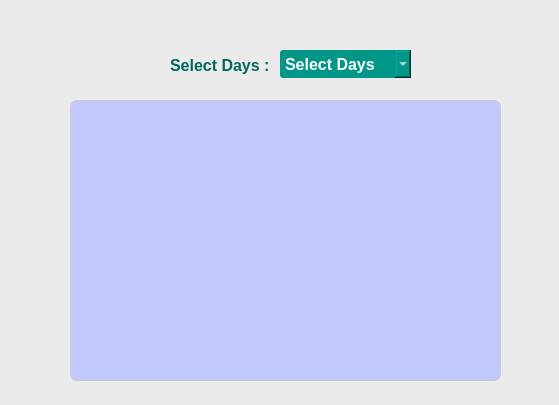
<?xml version="1.0" encoding="UTF-8"?>
<ui version="4.0">
 <class>ExpiryDashboard</class>
 <widget class="QDialog" name="ExpiryDashboard">
  <property name="windowModality">
   <enum>Qt::ApplicationModal</enum>
  </property>
  <property name="geometry">
   <rect>
    <x>0</x>
    <y>0</y>
    <width>559</width>
    <height>405</height>
   </rect>
  </property>
  <property name="windowTitle">
   <string>ExpiryDashboard </string>
  </property>
  <property name="styleSheet">
   <string notr="true">

QWidget {
    background-color: rgb(235, 235, 235); 
    color: #333; 
}


QHeaderView {
    background-color: #009688; 
    color: #ffffff; 
}

</string>
  </property>
  <widget class="QComboBox" name="daySelectionBT">
   <property name="geometry">
    <rect>
     <x>280</x>
     <y>50</y>
     <width>131</width>
     <height>28</height>
    </rect>
   </property>
   <property name="font">
    <font>
     <pointsize>-1</pointsize>
     <bold>true</bold>
    </font>
   </property>
   <property name="mouseTracking">
    <bool>true</bool>
   </property>
   <property name="styleSheet">
    <string notr="true">
QComboBox {
    background-color: #009688; 
    color: #ffffff; 
    border: none; 
    border-radius: 3px; 
    padding: 5px; 
    font-size: 16px; 
}</string>
   </property>
   <property name="currentText">
    <string/>
   </property>
   <property name="placeholderText">
    <string>Select Days</string>
   </property>
   <item>
    <property name="text">
     <string>7</string>
    </property>
   </item>
   <item>
    <property name="text">
     <string>15</string>
    </property>
   </item>
  </widget>
  <widget class="QLabel" name="label">
   <property name="geometry">
    <rect>
     <x>170</x>
     <y>50</y>
     <width>101</width>
     <height>31</height>
    </rect>
   </property>
   <property name="font">
    <font>
     <pointsize>-1</pointsize>
     <bold>true</bold>
    </font>
   </property>
   <property name="styleSheet">
    <string notr="true">QLabel{
 	color:rgb(0, 104, 94);
	font-size:16px;
}</string>
   </property>
   <property name="text">
    <string>Select Days :</string>
   </property>
  </widget>
  <widget class="QListView" name="showResult">
   <property name="geometry">
    <rect>
     <x>70</x>
     <y>100</y>
     <width>431</width>
     <height>281</height>
    </rect>
   </property>
   <property name="font">
    <font>
     <pointsize>-1</pointsize>
     <bold>true</bold>
    </font>
   </property>
   <property name="styleSheet">
    <string notr="true">QListView {
    background-color:rgb(193, 201, 255); 
    border: 1px solid #ccc; 
    border-radius: 7px;	
 font-size: 14px;                /* Font size */
    color: #333333; 
}


QScrollBar:vertical {
    border: 1px solid #ccc; 
    background: #f4f4f4;
    width: 12px; 
}

QScrollBar::handle:vertical {
    background: #009688; 
    min-height: 20px;
}

QScrollBar::add-line:vertical, 
QScrollBar::sub-line:vertical {
    background: none; 
}

</string>
   </property>
   <property name="movement">
    <enum>QListView::Free</enum>
   </property>
   <property name="spacing">
    <number>3</number>
   </property>
   <property name="wordWrap">
    <bool>true</bool>
   </property>
   <property name="itemAlignment">
    <set>Qt::AlignCenter</set>
   </property>
  </widget>
 </widget>
 <resources/>
 <connections/>
</ui>
